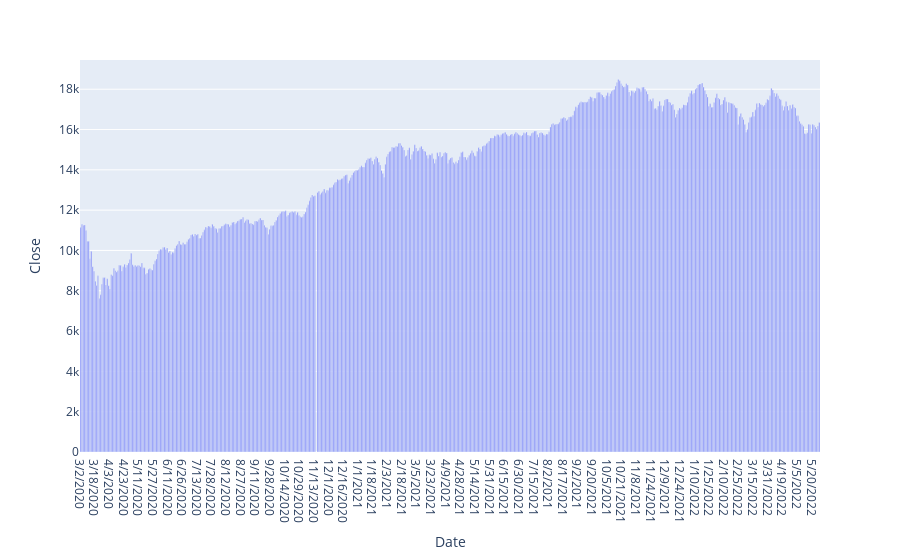

This figure's notebook cell:
### Code cell
fig = px.bar(df, x='Date', y='Close')
fig.show()

### Figure 1 — Plotly figure (JSON) as saved in the notebook; plotly's stock layout.template omitted (floating-point values rounded to 4 significant figures; data arrays with more than 128 entries replaced by an {"elided": "..."} marker saying what was removed)
{"data": [{"alignmentgroup": "True", "hovertemplate": "Date=%{x}<br>Close=%{y}<extra></extra>", "legendgroup": "", "marker": {"color": "#636efa", "pattern": {"shape": ""}}, "name": "", "offsetgroup": "", "orientation": "v", "showlegend": false, "textposition": "auto", "type": "bar", "x": {"elided": "556 str values"}, "xaxis": "x", "y": {"elided": "556 float values"}, "yaxis": "y"}], "layout": {"barmode": "relative", "legend": {"tracegroupgap": 0}, "margin": {"t": 60}, "xaxis": {"anchor": "y", "domain": [0, 1], "title": {"text": "Date"}}, "yaxis": {"anchor": "x", "domain": [0, 1], "title": {"text": "Close"}}}}
